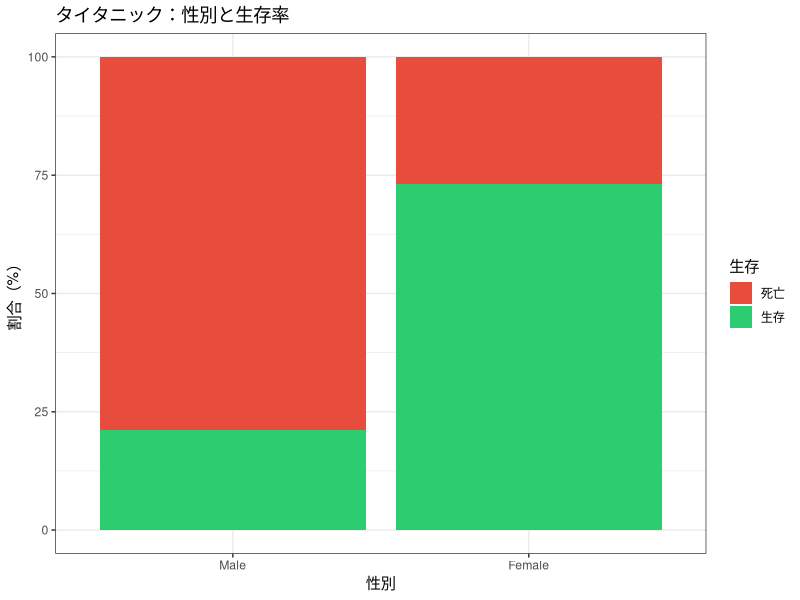

This figure's R source:
## ---- chunk 1
knitr::opts_chunk$set(echo = TRUE, warning = FALSE, message = FALSE,
                      fig.width = 7, fig.height = 4)
library(tidyverse)

# 図の日本語が文字化けしないようにする（ragg があるときだけ有効にする）
if (requireNamespace("ragg", quietly = TRUE)) {
  knitr::opts_chunk$set(dev = "ragg_png")
}
## ---- chunk 2
library(tidyverse)
## ---- chunk 3
# R組み込みの Titanic データ
# データフレーム形式に変換
titanic <- as.data.frame(Titanic)
head(titanic)
## ---- chunk 4
# 性別と生存の2×2分割表を作る
titanic_summary <- titanic |>
  group_by(Sex, Survived) |>
  summarise(Freq = sum(Freq), .groups = "drop")

titanic_summary
## ---- chunk 5
# クロス集計表の形式で表示
xtabs(Freq ~ Sex + Survived, data = titanic_summary)
## ---- chunk 6
small <- matrix(c(16, 4, 10, 10), nrow = 2, byrow = TRUE,
                dimnames = list(c("A群", "B群"), c("はい", "いいえ")))
small
## ---- chunk 7
# 行ごとの割合
round(prop.table(small, margin = 1) * 100, 1)
## ---- chunk 8
large <- small * 5
large
## ---- chunk 9
# 割合はまったく同じ
round(prop.table(large, margin = 1) * 100, 1)
## ---- chunk 10
c(小さい表 = chisq.test(small)$p.value,
  大きい表 = chisq.test(large)$p.value)
## ---- chunk 11
# クロス集計表の作成
tab <- xtabs(Freq ~ Sex + Survived, data = titanic_summary)
tab
## ---- chunk 12
# カイ二乗検定
chisq.test(tab)
## ---- chunk 13
sparse <- matrix(c(8, 2, 3, 7), nrow = 2, byrow = TRUE,
                 dimnames = list(c("A群", "B群"), c("はい", "いいえ")))
chisq.test(sparse)
## ---- chunk 14
chisq.test(sparse)$expected
## ---- chunk 15
fisher.test(sparse)
## ---- chunk 16
# 等級（Class）と生存の関係：4×2 の表
tab_class <- xtabs(Freq ~ Class + Survived, data = titanic)
tab_class
## ---- chunk 17
chisq.test(tab_class)
## ---- chunk 18
# 調整済み残差：絶対値が 2 を超えるセルが「効いている」
round(chisq.test(tab_class)$stdres, 2)
## ---- chunk 19
# 効果量の計算（手動）
chi2 <- chisq.test(tab)$statistic
n    <- sum(tab)
k    <- min(nrow(tab), ncol(tab))
V    <- sqrt(chi2 / (n * (k - 1)))
round(V, 3)
## ---- chunk 20
titanic_pct <- titanic_summary |>
  group_by(Sex) |>
  mutate(pct = Freq / sum(Freq) * 100)

ggplot(titanic_pct, aes(x = Sex, y = pct, fill = Survived)) +
  geom_col() +
  scale_fill_manual(values = c("No" = "#E74C3C", "Yes" = "#2ECC71"),
                    labels = c("No" = "死亡", "Yes" = "生存")) +
  labs(title = "タイタニック：性別と生存率",
       x = "性別", y = "割合（%）", fill = "生存") +
  theme_bw()
